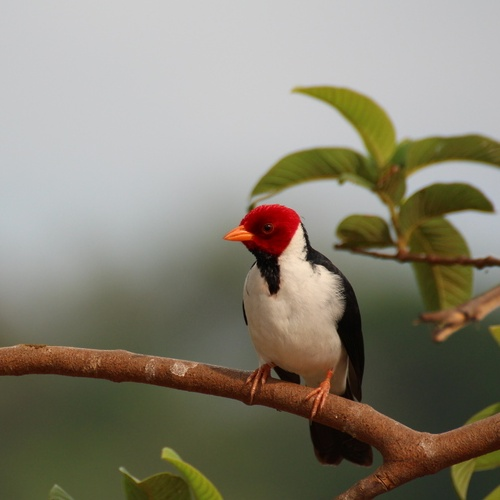
#> input picture im2.jpeg, 500 x 500 px
$ jupyter execute 'derative of image.ipynb'
#> lines starting #> are read from the running program, lines starting #| are printed output that depends on the picture
[cell 1]
import numpy as np
from PIL import Image
from matplotlib import pyplot as plt
from scipy.signal import convolve2d

gaussian_ker = np.matrix([
    [1,2,1],
    [2,4,2],
    [1,2,1]
])/16
derx_kernel = np.matrix([[1,-1]])
image = np.asarray(Image.open("./im2.jpeg"))
#> image is the input picture: shape (500, 500, 3); mean R, G, B 136.1, 130.9, 115.3
image = np.round(0.299*image[:, :, 0]+0.587 * image[:, :, 1]+0.114*image[:, :, 2]).astype(np.uint8)
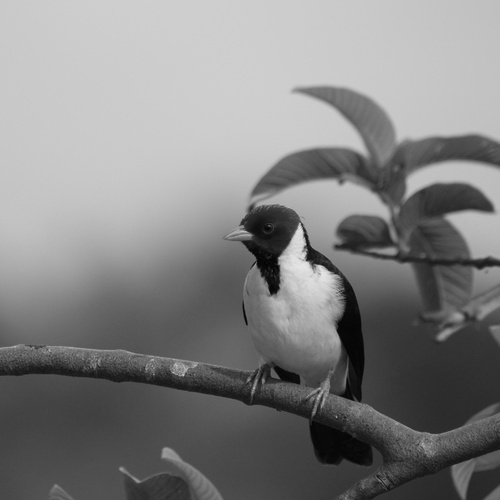
#> image: shape (500, 500); min 2, max 230, mean 130.7
plt.imshow(image,cmap='Grays')
plt.show()
smooth = convolve2d(image,gaussian_ker,mode='same')
plt.imshow(smooth,cmap='Grays')
plt.show()
derx = convolve2d(image,derx_kernel,mode='same')
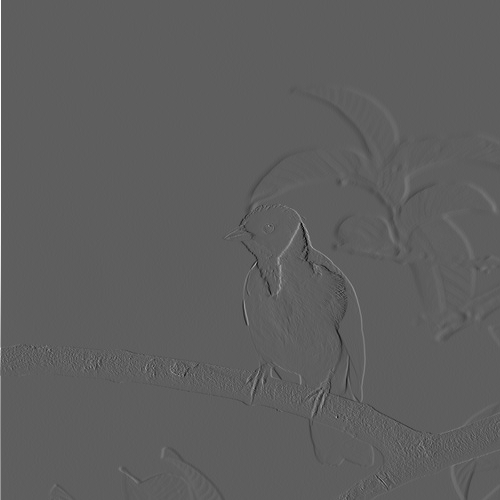
#> derx: shape (500, 500) int64; min -119, max 202, mean 0.3; drawn with min black and max white
plt.imshow(derx,cmap='Grays')
plt.show()
dery = convolve2d(image,derx_kernel.T,mode='same')
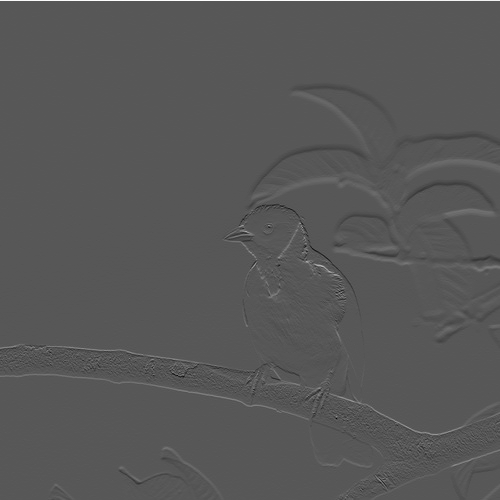
#> dery: shape (500, 500) int64; min -109, max 207, mean 0.1; drawn with min black and max white
plt.imshow(dery,cmap='Grays')
plt.show()
plt.imshow(np.arctan(dery/derx),cmap='Grays')
plt.show()
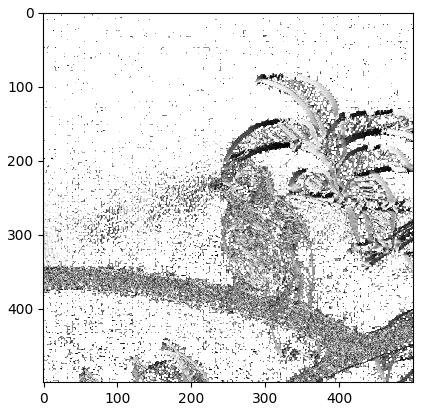
#> figure drawn by matplotlib, 1 panel
dimage = np.zeros((image.shape[0]*3,image.shape[1]*3))
dimage[1::3,1::3] = np.arctan(dery/derx)
plt.imshow(dimage,cmap='Grays')
plt.show()

$ run again, with pexels-james-wheeler-414612.jpg copied over im2.jpeg
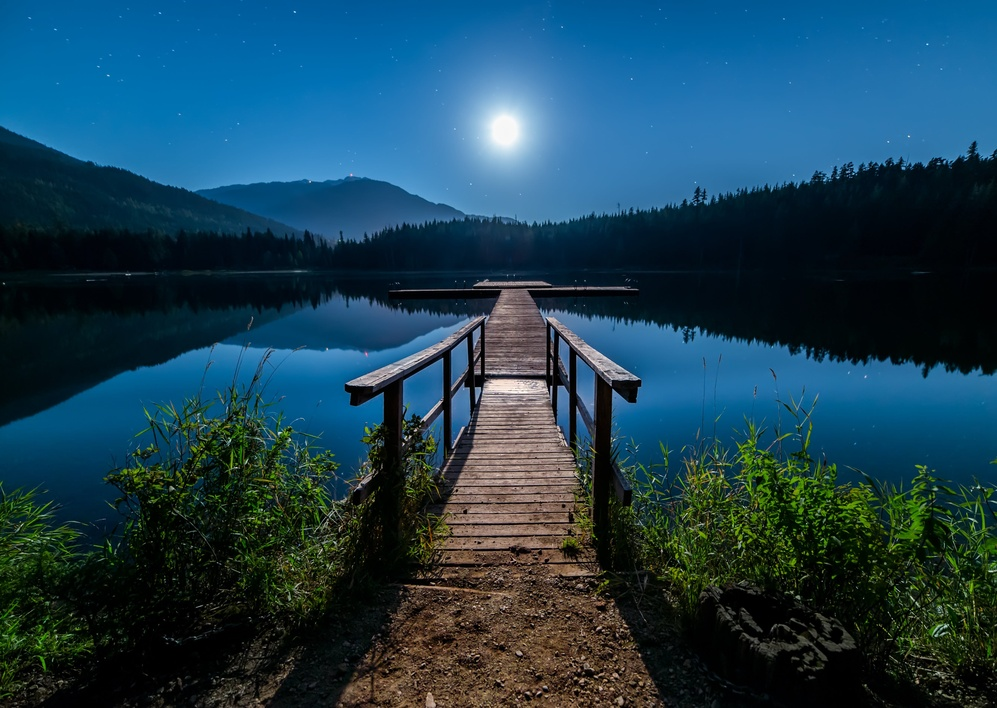
#> input picture pexels-james-wheeler-414612.jpg, 997 x 708 px, shrunk from 5306 x 3770 before the run
#> image is the input picture: shape (708, 997, 3); mean R, G, B 27.4, 64.8, 83.1
#> image: shape (708, 997)
#> `dery = convolve2d(image,derx_kernel.T,mode='same')`:
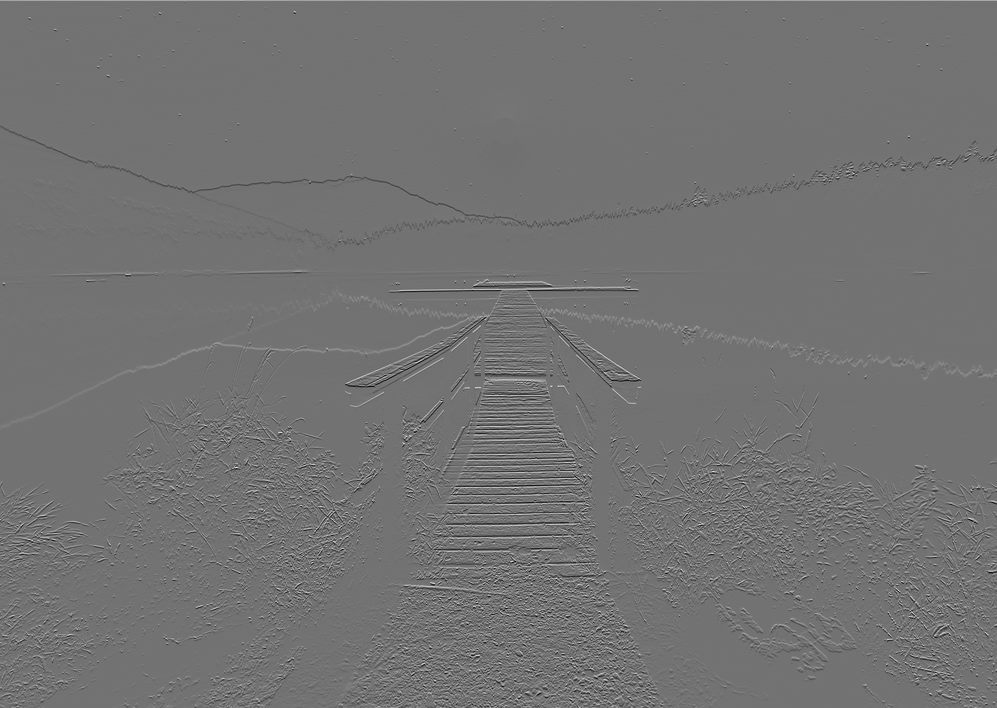
#> dery: shape (708, 997) int64; min -164, max 200, mean 0; drawn with min black and max white
#> `plt.show()`:
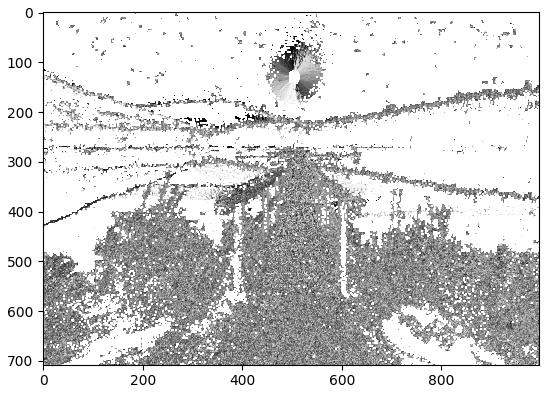
#> figure drawn by matplotlib, 1 panel
